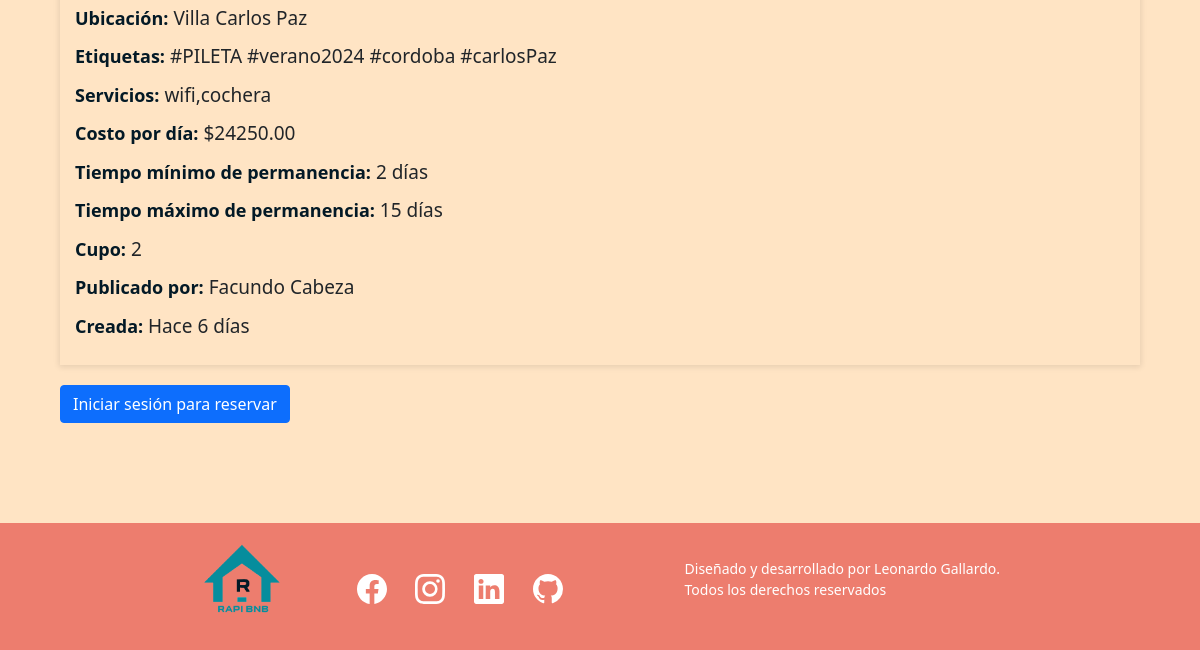
The page /detalles.php?id=29 (lower part) on the database as committed earlier.
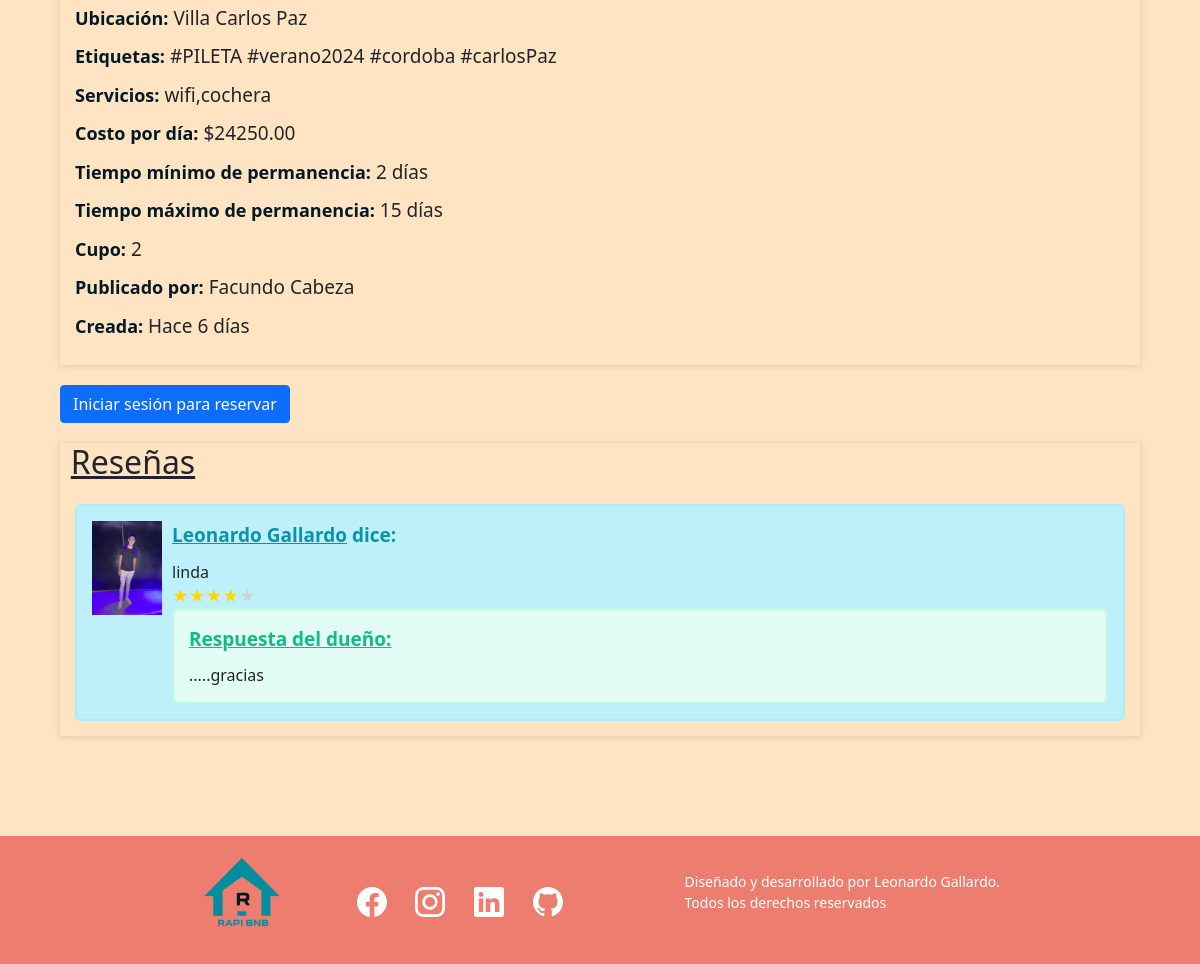
The same page on the database as committed later.
### tables this page shows
CREATE TABLE `usuarios` (
  `ID` int(11) NOT NULL,
  `Nombre` varchar(255) NOT NULL,
  `Apellido` varchar(255) NOT NULL,
  `DNI` varchar(20) NOT NULL,
  `CorreoElectronico` varchar(255) NOT NULL,
  `Telefono` varchar(20) DEFAULT NULL,
  `Intereses` text DEFAULT NULL,
  `Avatar` varchar(255) DEFAULT NULL,
  `Verificado` tinyint(1) DEFAULT 0,
  `FechaVerificacion` date DEFAULT NULL,
  `Biografia` text DEFAULT NULL,
  `Rol` tinyint(1) DEFAULT 0,
  `Contraseña` varchar(255) NOT NULL,
  `MensajeVerificacion` text DEFAULT NULL,
  `ArchivoVerificacion` varchar(255) DEFAULT NULL,
  `FechaVencimiento` date DEFAULT NULL
);

### detalles.php (the view, shortened to what the changed rows need)
<?php
require_once 'header.php';
require_once 'config.php';
?>
<!DOCTYPE html>
<html lang="es">
<head>
    <link rel="stylesheet" href="https://stackpath.bootstrapcdn.com/bootstrap/4.3.1/css/bootstrap.min.css">
    <link rel="stylesheet" href="estilo/detalles.css">
    <link rel="stylesheet" href="estilo/navbar.css">
</head>
<body>
<?php
if (isset($_GET['id'])) {
    $alquiler_id = $_GET['id'];
    $sql = "SELECT * FROM alquileres WHERE ID = $alquiler_id";
    $result = mysqli_query($conexion, $sql);
    if ($result) {
        if (mysqli_num_rows($result) > 0) {
            ?>
<?php
function mostrarEstrellas($puntaje) {
    $estrellas = '';
    for ($i = 1; $i <= 5; $i++) {
        if ($i <= $puntaje) {
            $estrellas .= '<span style="color: #ffd700;">★</span>';
        } else {
            $estrellas .= '<span style="color: #d3d3d3;">★</span>';
        }
    }
    return $estrellas;
}
$reseniasTodo = "SELECT reseñas.ID, reseñas.Comentario, reseñas.Puntaje, usuarios.Nombre, usuarios.Apellido, usuarios.Avatar, reseñas.RespuestaDueño FROM reseñas JOIN usuarios ON reseñas.UsuarioID = usuarios.ID WHERE reseñas.AlquilerID = $alquiler_id";
$resultResenias = mysqli_query($conexion, $reseniasTodo);
if ($resultResenias->num_rows > 0) {
    ?>
    <div class="post">
        <h2 style="margin-left:1%"><u>Reseñas</u></h2>
        <?php
        while ($row = $resultResenias->fetch_assoc()) {
            ?>
            <div class="post-body">
                <div style="background: #bdf0fa; padding: 15px; border: 2px solid #abecf9; border-radius: 6px;">
                    <img src="<?php echo '' . $row["Avatar"]; ?>" alt="avatar" style="width: 70px; float: left; margin-right: 10px;">
                    <p style="color: #0c92ac; font-weight: bold;">
                        <u><strong><?php echo $row["Nombre"] . " " . $row["Apellido"]; ?></u></strong> dice:
                    </p>
                    <div style="margin-left: 80px;">
                        <?php echo $row["Comentario"]; ?>
                        <br>
                        <?php echo mostrarEstrellas($row["Puntaje"]); ?>
                        <?php
                        $respuestaDueño = $row["RespuestaDueño"];
                        if (!empty($respuestaDueño)) {
                            ?>
                            <div style="background: #e2fdf4;  padding: 15px; border: 2px solid #bdfae6; border-radius: 6px;">
                                <p style="color: #0ebd84; font-weight: bold;">
                                    <u><strong><?php echo 'Respuesta del dueño:' ?></u></strong>
                                </p>
                                <div>
                                    <?php echo $respuestaDueño; ?>
                                    <br>
                                </div>
                            </div>
                        <?php }
                        ?>
                    </div>
                </div>
            </div>
        <?php
        }
        ?>
    </div>
<?php
}
?>
            <?php
} else {
            echo "No se encontraron detalles para el alquiler elegido.";
        }
    } else {
        echo "Error en la consulta: " . mysqli_error($conexion);
    }
} else {
    echo "ID incorrecto.";
}
?>
</body>
</html>
<?php
require_once 'footer/footer2.php';
?>

Rows that differ between the two databases and show on the page:
added reseñas: UsuarioID.Avatar (picture), UsuarioID.Nombre "Leonardo", UsuarioID.Apellido "Gallardo", Comentario "linda", Puntaje 4 (drawn), RespuestaDueño ".....gracias"
Other text that changed with them:
text now shown: "Reseñas"
